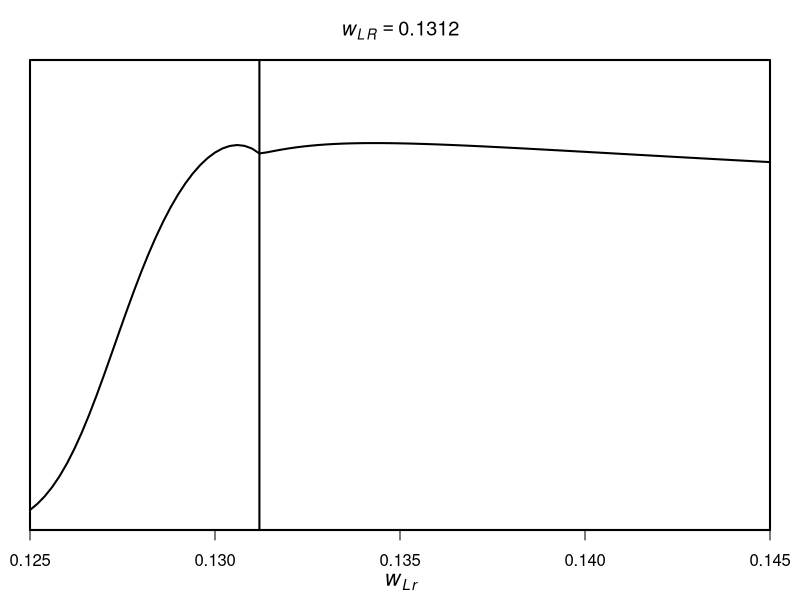

Recreate this plot in R.

options(digits=4)
# A
Af <- function(gs, Vcmax=50, cp=30, Km=703, Rd=1, LAI=1)LAI*1/2*(Vcmax+(Km+ca)*gs-Rd-((Vcmax)^2+2*Vcmax*(Km-ca+2*cp)*gs+((ca+Km)*gs+Rd)^2-2*Rd*Vcmax)^(1/2))

# gswL(w)
gswLf <- function(w, wL,
                  a=1.6, nZ=0.5, p=43200, l=1.8e-5, LAI=1, h=l*a*LAI/nZ*p, VPD=0.02,
                  pe=-1.58*10^-3, b=4.38, h2=h/1000, kxmax=5, c=5.71, d=10.05){
  # xylem conductance function
  kxf <- function(x)kxmax*exp(-(-x/d)^c)
  
  pxmin <- pe*wL^(-b)
  res <- (pe*w^-b-pxmin)*h2*kxf(pxmin)/(h*VPD)
  return(res)
}

# averBi
averBif <- function(wLi, wLr,
                    a=1.6, nZ=0.5, p=43200, l=1.8e-5, LAI=1, h=l*a*LAI/nZ*p, VPD=0.02,
                    pe=-1.58*10^-3, b=4.38, h2=h/1000, kxmax=5, c=5.71, d=10.05,
                    gamma=1/((MAP/365/k)/1000)*nZ){
  
  gswLfr <- function(w)ifelse(w<wLr+1e-10, 0, gswLf(w, wLr))
  gswLfi <- function(w)ifelse(w<wLi+1e-10, 0, gswLf(w, wLi))
  
  Ef <- function(w){h*VPD*gswLfr(w)}
  rEf <- function(w){1/Ef(w)}
  integralrEf <- Vectorize(function(w){integrate(rEf, w, 1, rel.tol=.Machine$double.eps^0.25)$value})
  
  fnoc <- function(w)1/Ef(w)*exp(-gamma*(w-wLr-1e-10)/(1-wLr-1e-10)-k*integralrEf(w)*1/(1-wLr-1e-10))*1/(1-wLr-1e-10)
  f1 <- function(w)Af(gswLfi(w))*fnoc(w)
  fLnoc <- 1/k*exp(-k*integrate(rEf, wLr+1e-10, 1, rel.tol=.Machine$double.eps^0.25)$value*1/(1-wLr-1e-10))
  res1 <- integrate(f1, wLr+1e-10, 1, rel.tol=.Machine$double.eps^0.25)
  res2 <- fLnoc*Af(gswLfi(wLr+1e-10))
  res <- res1$value+res2
  #browser()
  return(res)
}

# Figure
ca <- 400
k <- 0.05
MAP <- 1825

test <- 0.1312
f <- Vectorize(function(wLi)averBif(wLi, test))

windows(8, 6)
par(mgp=c(2.2, 1, 0), xaxs="i", yaxs="i", lwd=2, mar=c(3.5, 1.5, 3, 1.5), mfrow=c(1,1))
curve(f, 0.125, 0.145,
      xlim=c(0.125, 0.145), ylim=c(0, 25), yaxt="n",
      main=as.expression(bquote(italic(w[LR])==.(test))),
      xlab=expression(italic(w[Lr])), ylab=NA,
      cex.lab=1.3)
abline(v=test)
